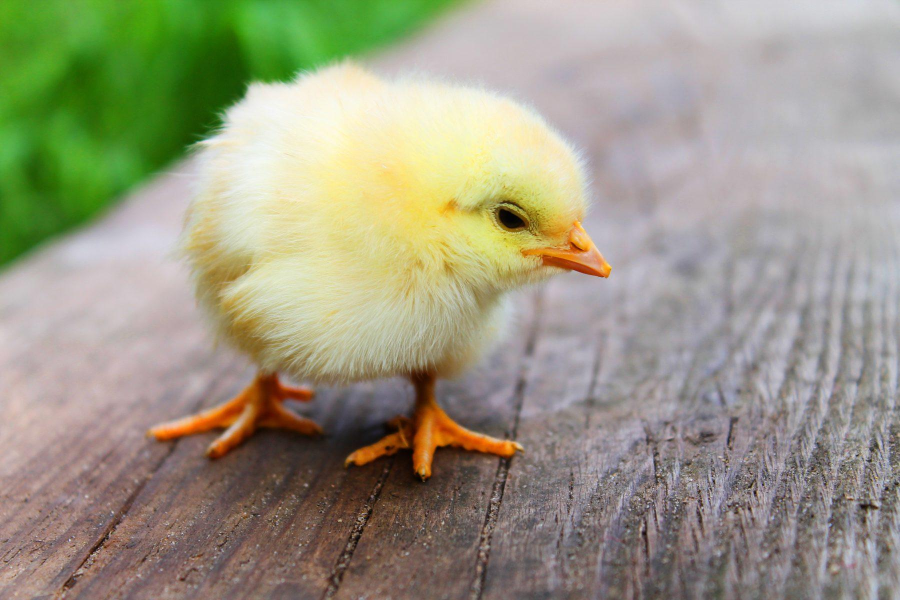
#> input picture src/instructions/module_1/tutorial_semantic_sf_color_contrast/tutorial_trials_imgs/animals/raw/chick.jpg, 1800 x 1200 px (shown at 1/2 size); its folder holds only this picture in this run
$ jupyter execute --allow-errors sf_filters_CPD_3_2025.ipynb
#> lines starting #> are read from the running program, lines starting #| are printed output that depends on the picture; after the words box and inside, x2 and y2 are one past the last pixel; in counts of white or black regions, pixels touching at a corner belong together
# GET SYSTEM/SCREEN INFO

[cell 1]
import ctypes
import platform

def get_screen_dpi():
    """Gets screen's DPI depending on the OS."""
    if platform.system() == "Windows":
        # Para Windows
        hdc = ctypes.windll.user32.GetDC(0)
        dpi = ctypes.windll.gdi32.GetDeviceCaps(hdc, 88)  # 88 = LOGPIXELSX
        ctypes.windll.user32.ReleaseDC(0, hdc)
        return dpi
    # [18 lines of commented-out code are left out]
    else:
        return "OS not supported."

# Ejemplo de uso
print(f"{platform.system()} - Screen DPI: {get_screen_dpi()}")

# GENERATE IMAGES

[cell 2]
import os
import numpy as np
from skimage import io, img_as_ubyte

[cell 3]
def cpd_to_radius(cpd, image_width, screen_width_cm, distance_to_screen_cm, dpi):
    """Convert CPD to radius for the Fourier transform."""
    pixels_per_cm = dpi / 2.54  # DPI to px/cm
    pixels_per_degree = (distance_to_screen_cm * np.tan(np.radians(1))) * pixels_per_cm
    cycles_per_pixel = cpd / pixels_per_degree
    return int(cycles_per_pixel * (image_width / 2))

def normalize_image(image):
    """Normalizes the image to a range of 0-255 (uint8)."""
    image_normalized = np.real(image)
    image_normalized -= image_normalized.min()
    image_normalized /= image_normalized.max()
    return img_as_ubyte(image_normalized)

def bandpass_filter_image(image, mask, min_cpd, max_cpd, image_width, screen_width_cm, distance_to_screen_cm, dpi):
    """Aplica un filtro paso banda entre min_cpd y max_cpd."""
    min_radius = cpd_to_radius(min_cpd, image_width, screen_width_cm, distance_to_screen_cm, dpi)
    max_radius = cpd_to_radius(max_cpd, image_width, screen_width_cm, distance_to_screen_cm, dpi)

    # Fourier Transform
    f_transform = np.fft.fft2(image * mask)
    f_transform_shifted = np.fft.fftshift(f_transform)

    # Crear máscara paso banda
    rows, cols = image.shape
    crow, ccol = rows // 2, cols // 2
    y, x = np.ogrid[:rows, :cols]
    distance_squared = (x - ccol) ** 2 + (y - crow) ** 2

    bandpass_mask = np.logical_and(distance_squared >= min_radius**2, distance_squared <= max_radius**2).astype(float)

    # Aplicar filtro
    bandpass_frequencies = f_transform_shifted * bandpass_mask

    # Transformada inversa
    filtered_image = np.fft.ifft2(np.fft.ifftshift(bandpass_frequencies))

    return normalize_image(filtered_image)

def process_image(image, mask, cpd_values, output_dir, image_file, image_width):
    """Apply filters and save images."""
    for cpd in cpd_values:
        radius = cpd_to_radius(cpd, image_width, screen_width_cm, distance_to_screen_cm, screen_resolution_dpi)

        low_output_dir = os.path.join(output_dir, f"low_cpd_{cpd}")
        high_output_dir = os.path.join(output_dir, f"high_cpd_{cpd}")
        os.makedirs(low_output_dir, exist_ok=True)
        os.makedirs(high_output_dir, exist_ok=True)

        # Fourier Transform
        f_transform = np.fft.fft2(image * mask)
        f_transform_shifted = np.fft.fftshift(f_transform)

        # Low-pass and high-pass filters
        rows, cols = image.shape
        crow, ccol = rows // 2, cols // 2
        y, x = np.ogrid[:rows, :cols]
        low_pass_filter = np.zeros((rows, cols))
        low_pass_filter[(x - ccol) ** 2 + (y - crow) ** 2 <= radius ** 2] = 1
        high_pass_filter = 1 - low_pass_filter

        # Apply filters
        low_frequencies = f_transform_shifted * low_pass_filter
        high_frequencies = f_transform_shifted * high_pass_filter

        # Inverse Fourier Transform
        low_image = np.fft.ifft2(np.fft.ifftshift(low_frequencies))
        high_image = np.fft.ifft2(np.fft.ifftshift(high_frequencies))

        # Save images
        io.imsave(os.path.join(low_output_dir, f"low_{image_file}"), normalize_image(low_image))
        io.imsave(os.path.join(high_output_dir, f"high_{image_file}"), normalize_image(high_image))

        print(f"Processed {image_file} with CPD {cpd} (radius {radius})")

def process_image_bandpass(image, mask, cpd_ranges, output_dir, image_file, image_width):
    """Aplica filtros paso banda con rangos de CPD y guarda imágenes."""
    for (min_cpd, max_cpd) in cpd_ranges:
        band_output_dir = os.path.join(output_dir, f"bandpass_{min_cpd}_{max_cpd}_cpd")
        os.makedirs(band_output_dir, exist_ok=True)

        filtered_image = bandpass_filter_image(
            image, mask, min_cpd, max_cpd, image_width,
            screen_width_cm, distance_to_screen_cm, screen_resolution_dpi
        )

        io.imsave(os.path.join(band_output_dir, f"band_{image_file}"), filtered_image)
        print(f"Processed {image_file} with CPD range {min_cpd}-{max_cpd}")

def extract_spatial_frequencies(input_dir, cpd_values):
    """Scrolls through the directory and extracts the spatial frequencies of all images."""
    for root, _, files in os.walk(input_dir):
        output_dir = os.path.join(root, "Processed_SF")
        os.makedirs(output_dir, exist_ok=True)

        for image_file in files:
            if image_file.endswith(('.png', '.jpg', '.jpeg', '.bmp')):
                image_path = os.path.join(root, image_file)
                image = io.imread(image_path, as_gray=True)
                mask = np.ones_like(image)

                process_image(image, mask, cpd_values, output_dir, image_file, image.shape[1])

def extract_spatial_frequencies_bandpass(input_dir, cpd_ranges):
    for root, _, files in os.walk(input_dir):
        output_dir = os.path.join(root, "Processed_Bandpass_SF")
        os.makedirs(output_dir, exist_ok=True)

        for image_file in files:
            if image_file.endswith(('.png', '.jpg', '.jpeg', '.bmp')):
                image_path = os.path.join(root, image_file)
                image = io.imread(image_path, as_gray=True)
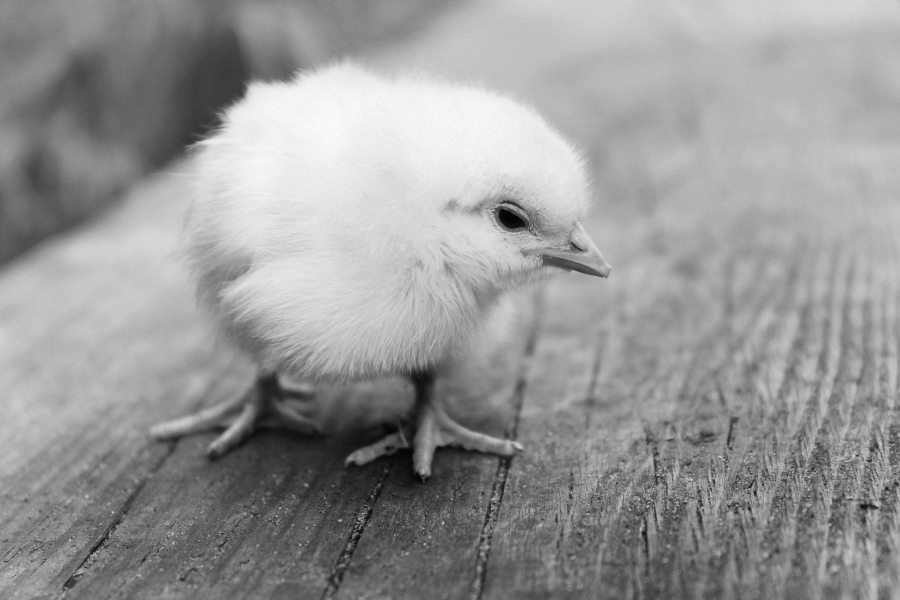
#> image: shape (1200, 1800) float64 (shown at 1/2 size); min 0.00113, max 0.994, mean 0.596
                mask = np.ones_like(image)

                process_image_bandpass(image, mask, cpd_ranges, output_dir, image_file, image.shape[1])
#> the loop in process_image_bandpass, `for (min_cpd, max_cpd) in cpd_ranges:` made 3 passes
#> pass 1, in normalize_image, `image_normalized = np.real(image)`:
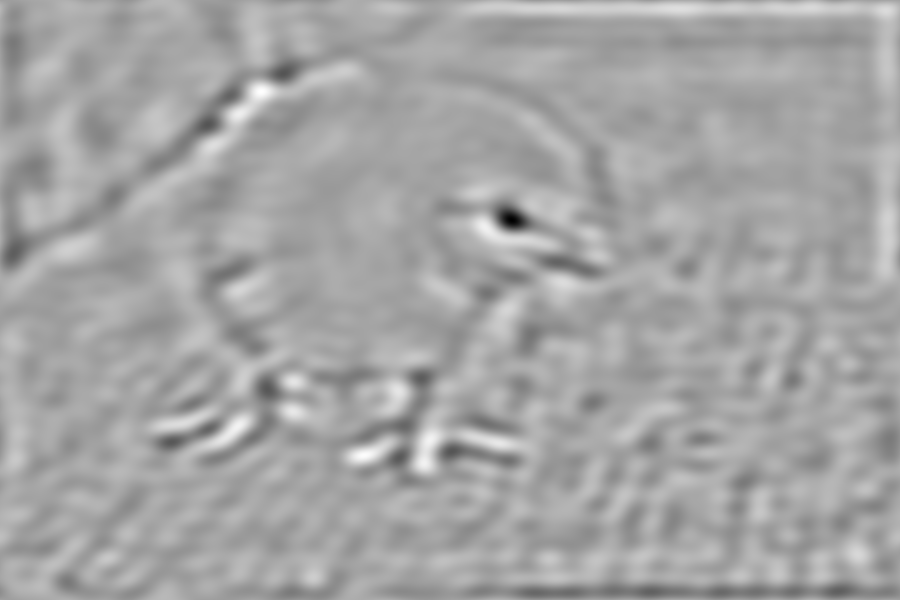
#> image_normalized: shape (1200, 1800) float64 (shown at 1/2 size); min -0.52, max 0.285, mean 6.58e-20; drawn with min black and max white
#> pass 1, in normalize_image, `image_normalized -= image_normalized.min()`:
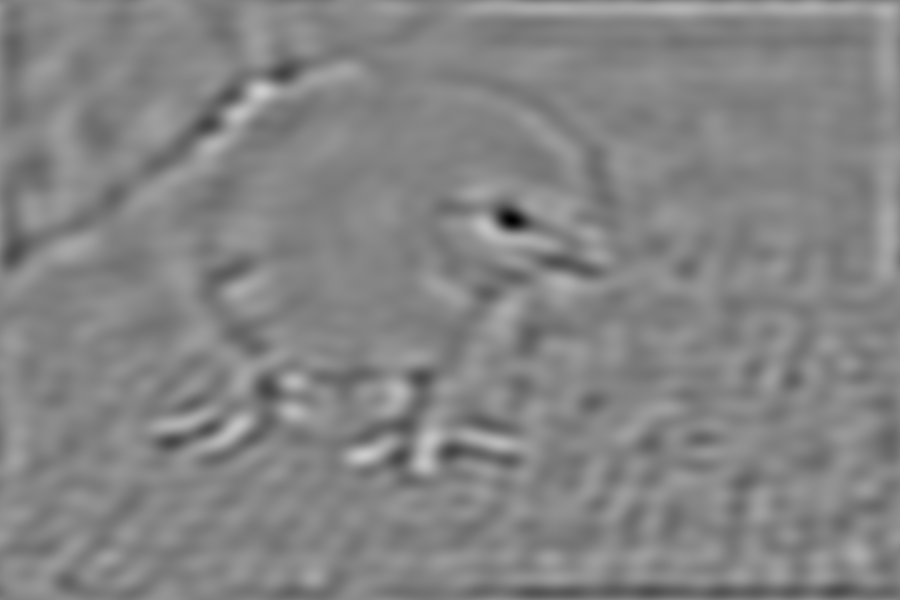
#> image_normalized: shape (1200, 1800) float64 (shown at 1/2 size); min 0, max 0.805, mean 0.52

[cell 4]
# CONFIG:

cpd_values = [5,6,7,8]
distance_to_screen_cm = 57
screen_resolution_dpi = 244 # Get the value from: https://pixelcalculator.com/es OR the function above (maybe not working...)
screen_width_cm = 30

# IMAGES PATH
input_base_dir = r"C:\Users\akoun\Desktop\Biocruces\2.DATASETS\SiBurmuin_50_images_dataset\processed\animals\raw"

[cell 5]
# BANDPASS FILTERS EXAMPLE:
# Parámetros de visualización

screen_width_cm = 40         # Ancho físico de la pantalla en cm
distance_to_screen_cm = 57   # Distancia desde el observador a la pantalla en cm
screen_resolution_dpi = 244   # Resolución de la pantalla en DPI # Get the value from: https://pixelcalculator.com/es

cpd_ranges = [(1, 3), (4, 6), (10, 18)]  # Ejemplo de filtros paso banda

extract_spatial_frequencies_bandpass(input_base_dir, cpd_ranges)

[cell 6]
# RUN
extract_spatial_frequencies(input_base_dir, cpd_values)
#> the loop in process_image, `for cpd in cpd_values:` made 4 passes
#> pass 1, in normalize_image (call 4), `image_normalized = np.real(image)`:
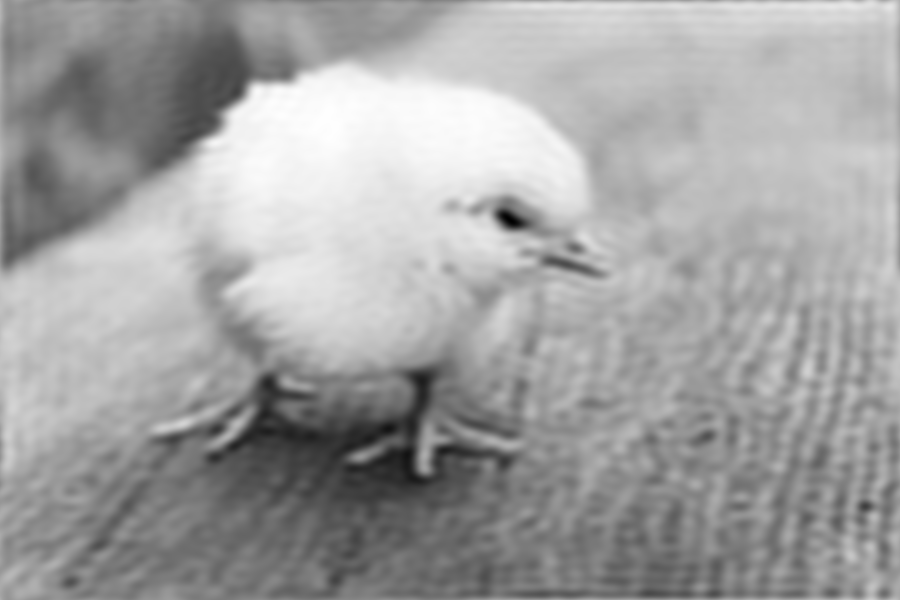
#> image_normalized: shape (1200, 1800) float64 (shown at 1/2 size); min -0.075, max 0.976, mean 0.596; drawn with min black and max white
#> after the loop in process_image, `for cpd in cpd_values:`:
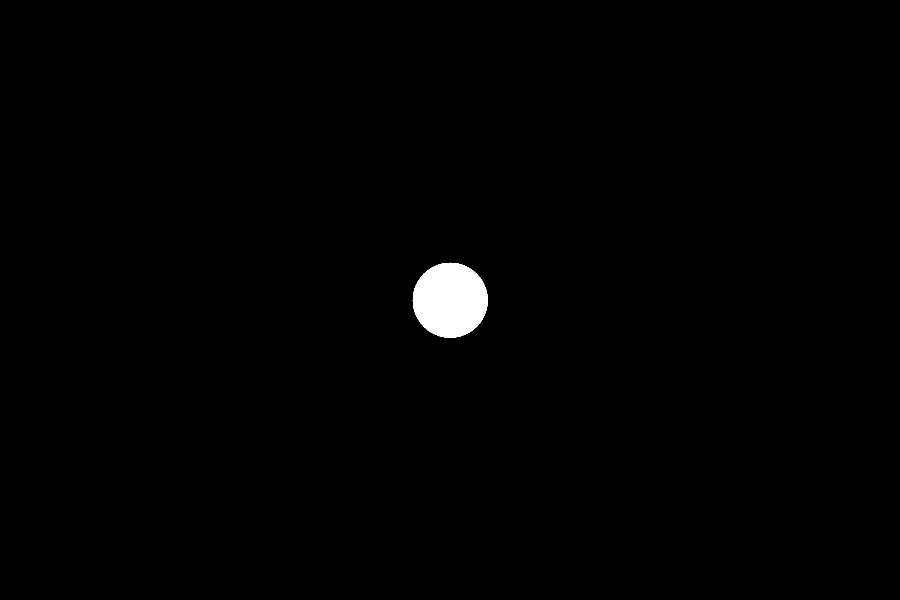
#> low_pass_filter: shape (1200, 1800) float64 (shown at 1/2 size); values 0 (black) and 1 (white), 0.82% white; 1 white region, box (x1, y1, x2, y2) and area: (825, 525, 976, 676) 17665
